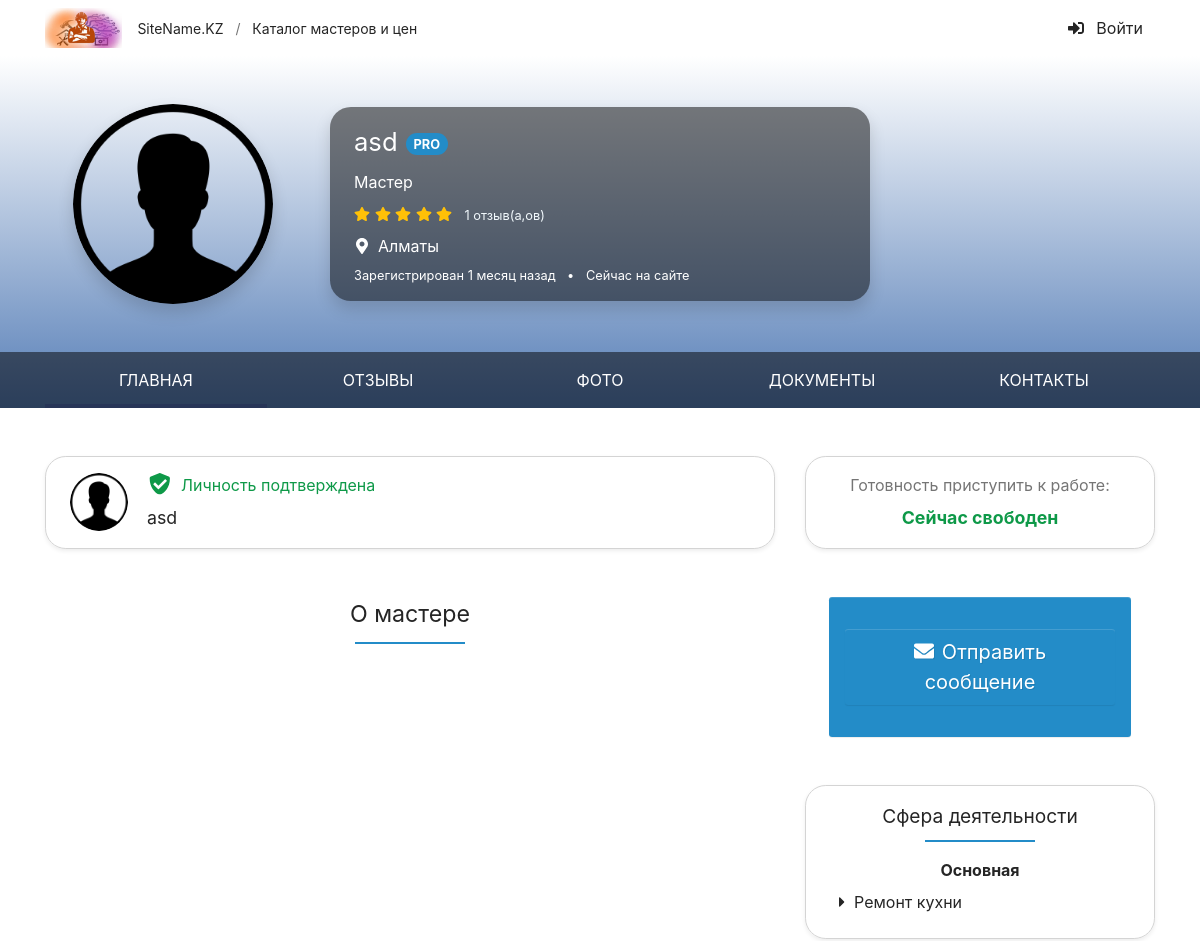
The page /employeeProfile.php?uid=19 (upper part) on the database as committed earlier.
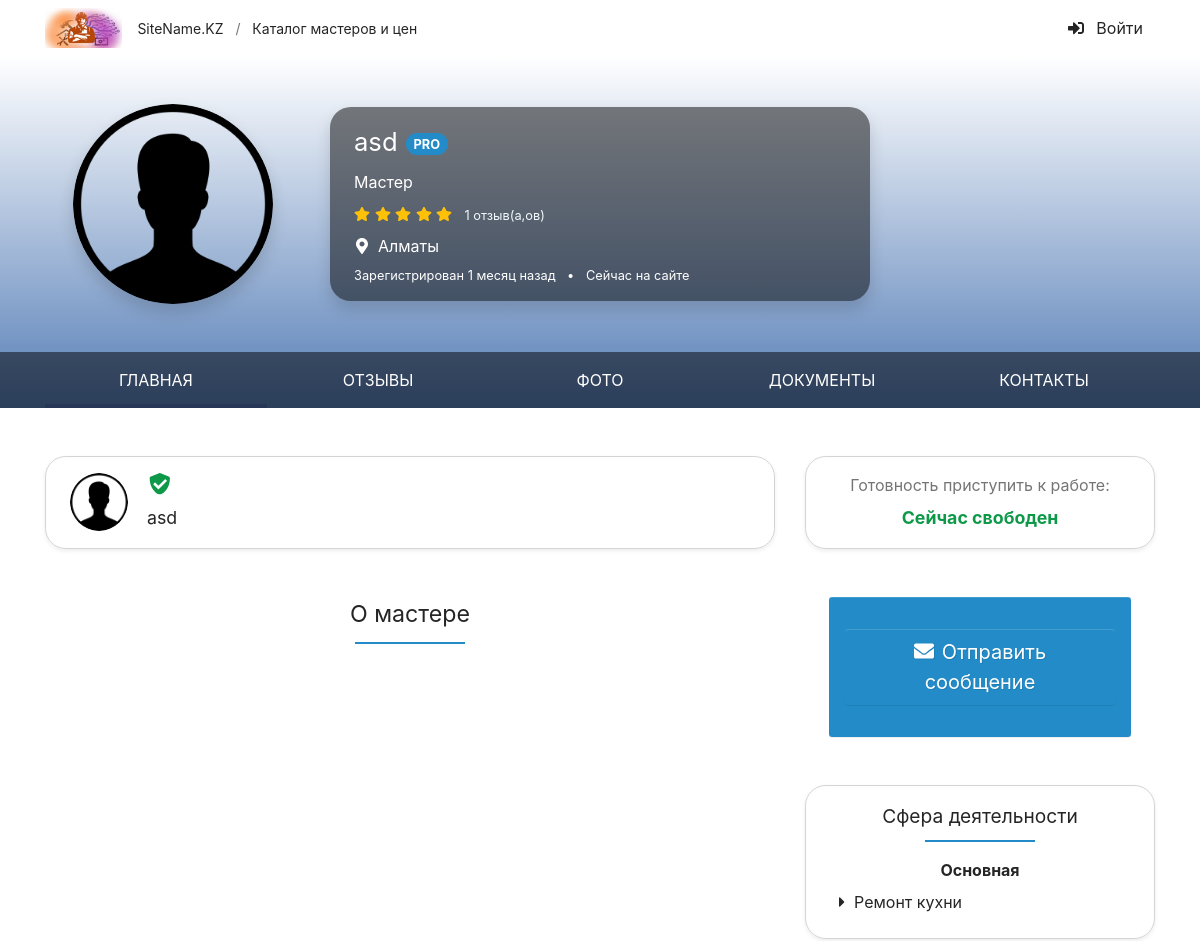
The same page on the database as committed later.
### tables this page shows
CREATE TABLE `users` (
  `ID` int(11) NOT NULL,
  `NAME` varchar(255) NOT NULL,
  `LASTNAME` varchar(255) NOT NULL,
  `PHONE` varchar(255) NOT NULL,
  `TYPE` int(11) NOT NULL,
  `PASSWORD` varchar(255) NOT NULL,
  `STATUS` int(11) NOT NULL,
  `LOCATION` int(11) NOT NULL,
  `ABOUT` mediumtext NOT NULL,
  `AVATAR` varchar(100) NOT NULL,
  `POST_DATE` date DEFAULT NULL
);

CREATE TABLE `services` (
  `ID` int(11) NOT NULL,
  `NAME_SERV` varchar(255) NOT NULL,
  `SPECID` int(11) NOT NULL
);

### employeeProfile.php (the view, shortened to what the changed rows need)
<!DOCTYPE html>
<html lang="ru">
<head>
<link href="Theme/css/photoswipe.css" rel="stylesheet">
<link href="Theme/css/default-skin.css" rel="stylesheet">
<link href="Theme/css/site.css" rel="stylesheet">
</head>
<body id="top" data-spy="scroll" data-target="#navbar" data-offset="100">
<section style="background: linear-gradient(#FFFFFF, #567EB7);">
    <div>
        <div class="container py-4 py-md-5">
            <div class="row align-items-center">
            <?php
               $uid = $_GET['uid'];
               require_once 'conn.php';
               $query2 ="SELECT u.*, d.name FROM `users` u, dic_country d where u.location = d.id and u.id = $uid";
               $result2 = mysqli_query($link, $query2) or die("Ошибка " . mysqli_error($link));
               $rows2 = mysqli_fetch_all($result2, MYSQLI_ASSOC);
               foreach($rows2 as $row) {
            ?>
                <div class="col-md-4 col-lg-3 text-center mb-4 mb-md-0">
                    <img class="rounded-circle shadow" src="<?php if($row['AVATAR']) { echo $row['AVATAR']; } else { echo 'avatar/user.png';} ?>" width="200" height="200" alt="Мастер Иван Иванов">
                </div>
               <?php } ?>
                <div class="col-md-8 col-lg-7 col-xl-6">
                    <div class="bg-black-50 rounded-xl px-4 py-3 text-white text-center text-md-left shadow">
                        <?php
                        $uid = $_GET['uid'];
                       require_once 'conn.php';
                       $query ="SELECT u.*, d.name FROM `users` u, dic_country d where u.location = d.id and u.id = $uid";
                       $result = mysqli_query($link, $query) or die("Ошибка " . mysqli_error($link));
                       $rows = mysqli_fetch_all($result, MYSQLI_ASSOC);
                       $get_id = $_GET['uid'];
                       $qr = "select max(rw.id) max_id from review rw where rw.ID_TO = $get_id";
                       $ress = mysqli_query($link, $qr) or die("Ошибка " . mysqli_error($link));
                       $row_s = mysqli_fetch_all($ress, MYSQLI_ASSOC);
                       $max_id =  $row_s[0]['max_id'];
                       if($max_id)
                       {
                       $qs = "SELECT count(*) c FROM `review` r, `users` u where r.id_from = u.id and r.ID_TO = $get_id and r.id != $max_id";
                       $rs2 = mysqli_query($link, $qs) or die("Ошибка " . mysqli_error($link));
                       $qs2 = mysqli_fetch_all($rs2, MYSQLI_ASSOC);
                       }else {
                           $qs2[0]['c'] = 0;
                       }
                       foreach($rows as $row) {
                       ?>
                        <h1><?php echo $row['NAME']; ?><span id="w1" class="ml-2 icon-pro">PRO</span></h1>
                        <div class="mt-2"><?php if($row['TYPE'] == '2') { ?>Мастер <?php } else { ?>Заказчик<?php } ?></div>
                        <div class="mt-2">
                            <span class="text-warning pr-2">
                                <svg class="i is-star"><use xlink:href="#s-star" /></use></svg>
                                <svg class="i is-star"><use xlink:href="#s-star" /></use></svg>
                                <svg class="i is-star"><use xlink:href="#s-star" /></use></svg>
                                <svg class="i is-star"><use xlink:href="#s-star" /></use></svg>
                                <svg class="i is-star"><use xlink:href="#s-star" /></use></svg>
                            </span>
                             <a href="#reviews" rel="nofollow" class="small text-light"><?php if($qs2[0]['c']) { echo $qs2[0]['c']; } else { echo '0';} ?> отзыв(a,ов)</a>
                        </div>
                        <div class="mt-2">
                            <svg class="mr-2 i is-map-marker-alt"><use xlink:href="#s-map-marker-alt" /></use></svg><?php echo $row['name']; ?>
                        </div>
                        <div class="small mt-2">
                            <span class="text-nowrap">Зарегистрирован 1 месяц назад</span>
                            <span class="d-none d-sm-inline px-2">•</span>
                            <span class="text-nowrap">Сейчас на сайте</span>
                        </div>
                       <?php } ?>
                    </div>
                </div>
            </div>
        </div>
  </div>
</section>
<section class="container pt-5">
    <div class="row mb-4">
        <div class="col-lg-8">
            <div class="border mb-5 py-3 px-4 rounded-xl shadow-sm position-relative">
                    <div class="row">
                    <?php  foreach($rows as $row) { ?>
                        <div class="col-auto pr-1">
                             <img class="rounded-circle" src="<?php if($row['AVATAR']) { echo $row['AVATAR']; } else { echo 'avatar/user.png';} ?>" width="58" height="58" alt="Мастер Иван Иванов">                                                    </div>
                        <div class="col position-static">
                        <?php } ?>
                        <?php  foreach($rows as $row) { ?>
                            <div class="mb-2 mt-n1">
                                <a class="text-success mb-2 stretched-link" href="#" data-modal="/modal/verified?user=3991">
                                    <svg class="mb-0 mr-1 pt-1 h1 i is-shield-check"><use xlink:href="#s-shield-check" /></use></svg>
                                    <?php if($row['STATUS'] == '1') { ?>Личность подтверждена <?php } ?>
                                </a>
                            </div>
                            <div class="h5 mb-0">
                            <?php echo $row['NAME']; ?>
                            </div>
                        <?php } ?>
                        </div>
                    </div>
            </div>
            <h2 class="mb-4 text-center h-underline h-underline-secondary">О мастере  </h2>
        </div>
        <div class="col-lg-4">
            <div class="mt-5 border mb-5 pt-3 pb-4 px-1 rounded-xl shadow-sm">
                <?php
                $query = "SELECT u.*, d.name, sc.* FROM `users` u, dic_country d, users_speciality us, services sc, speciality s where u.location = d.id and u.id = us.USER_ID and us.USER_SPECIALITY = sc.ID and sc.SPECID = s.id and u.id = $uid";
                $result = mysqli_query($link, $query) or die("Ошибка " . mysqli_error($link));
                $rows_serv = mysqli_fetch_all($result, MYSQLI_ASSOC);
                foreach($rows_serv as $row) {
                ?>
                    <ul id="w2" class="ml-4 flex-column nav">
                        <li class="nav-item"><svg class="text-body mr-1 i is-caret-right"><use xlink:href="#s-caret-right" /></use></svg><?php echo $row['NAME_SERV']; ?></a></li>
                    </ul>
                <?php } ?>
                </div>
            </div>
        </div>
</section>
</body>
</html>

Rows that differ between the two databases and show on the page:
changed users "asd": no longer shows "Личность подтверждена"
